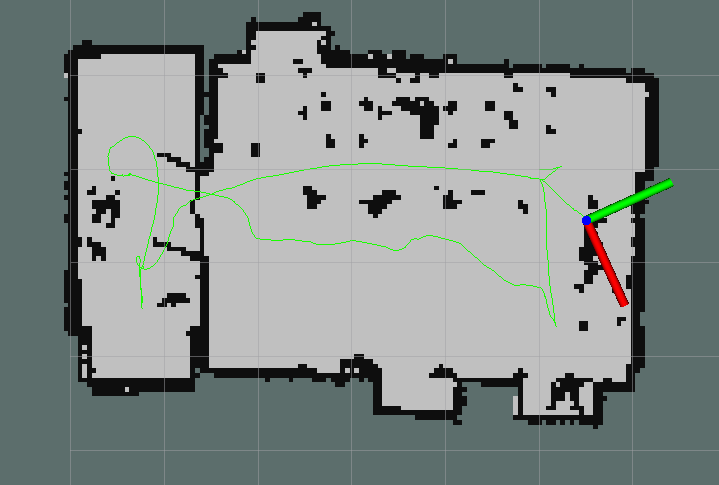
#> input picture Python Codes/mapComparision/assets/hostelHectorslamUpdated.png, 719 x 485 px, found by its file name
$ python hectorslamVsCartographer.py
#> lines starting #> are read from the running program, lines starting #| are printed output that depends on the picture; after the words box and inside, x2 and y2 are one past the last pixel; in counts of white or black regions, pixels touching at a corner belong together
import cv2 as cv
from matplotlib import pyplot as plt

img1 = cv.imread(
    r'C:\Users\jaypr\Desktop\Code\Python Codes\mapComparision\assets\hostelHectorslamUpdated.png', 0)
#> img1: shape (485, 719); min 0, max 200, mean 137
img2 = cv.imread(
    r'C:\Users\jaypr\Desktop\Code\Python Codes\mapComparision\assets\hostelCartographer.png', 0)
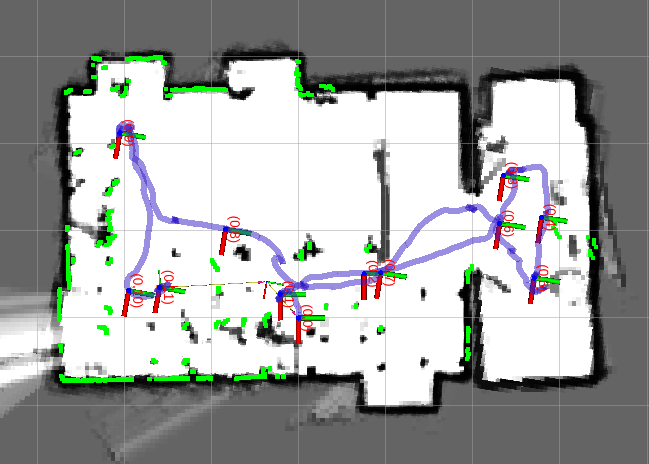
#> input picture Python Codes/mapComparision/assets/hostelCartographer.png, 649 x 464 px, found by its file name
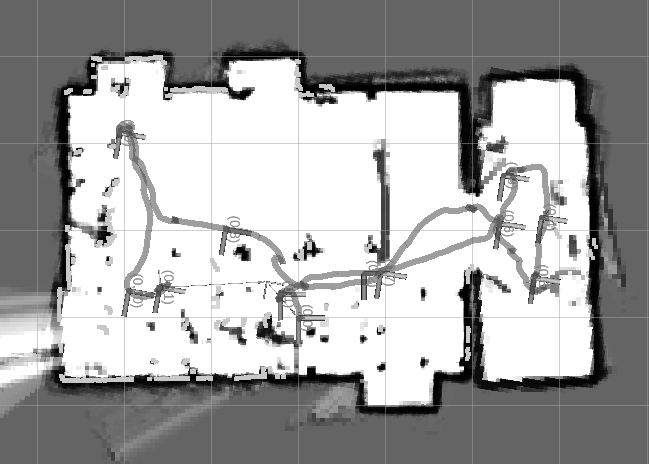
#> img2: shape (464, 649); min 0, max 255, mean 164.9


up_width = 600
up_height = 400
up_points = (up_width, up_height)

img1 = cv.resize(img1, up_points, interpolation=cv.INTER_LINEAR)
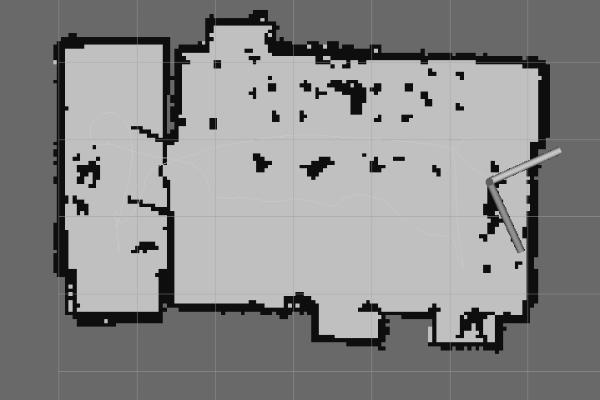
#> img1: shape (400, 600); min 12, max 200, mean 137
img2 = cv.resize(img2, up_points, interpolation=cv.INTER_LINEAR)
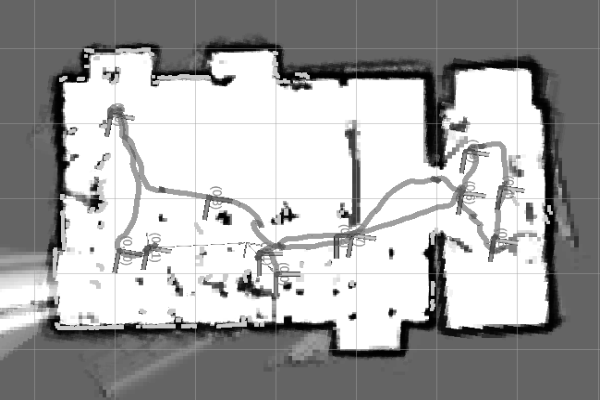
#> img2: shape (400, 600); min 1, max 255, mean 164.8

edges1 = cv.Canny(img1, 100, 200)
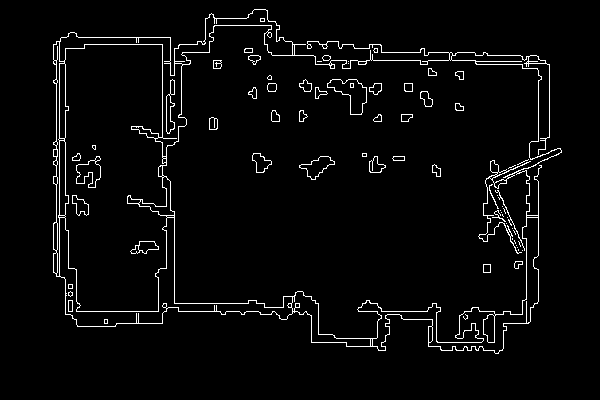
#> edges1: shape (400, 600); 3.4% white in thin lines or dots, all inside (x1, y1, x2, y2) = (53, 9, 562, 354)
edges2 = cv.Canny(img2, 100, 500)
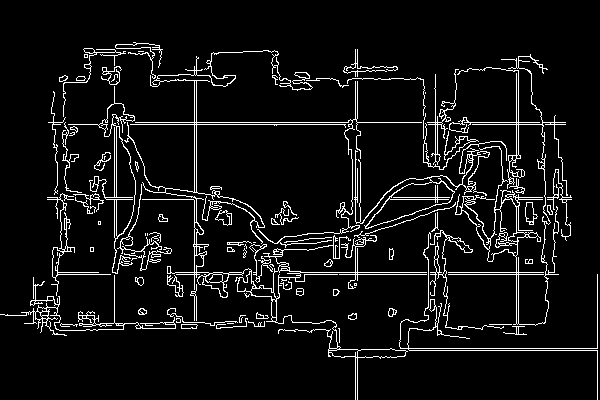
#> edges2: shape (400, 600); 6.8% white in thin lines or dots, all inside (x1, y1, x2, y2) = (0, 42, 598, 400)


# Row 1
plt.subplot(2, 2, 1), plt.imshow(img1, cmap='gray')
plt.title('Hostel (HectorSLAM)'), plt.xticks([]), plt.yticks([])

plt.subplot(2, 2, 2), plt.imshow(edges1, cmap='gray')
plt.title('Hostel (HectorSLAM)'), plt.xticks([]), plt.yticks([])

# Row 2
plt.subplot(2, 2, 3), plt.imshow(img2, cmap='gray')
plt.title('Hostel (Cartographer)'), plt.xticks([]), plt.yticks([])

plt.subplot(2, 2, 4), plt.imshow(edges2, cmap='gray')
plt.title('Hostel (Cartographer)'), plt.xticks([]), plt.yticks([])


plt.show()
